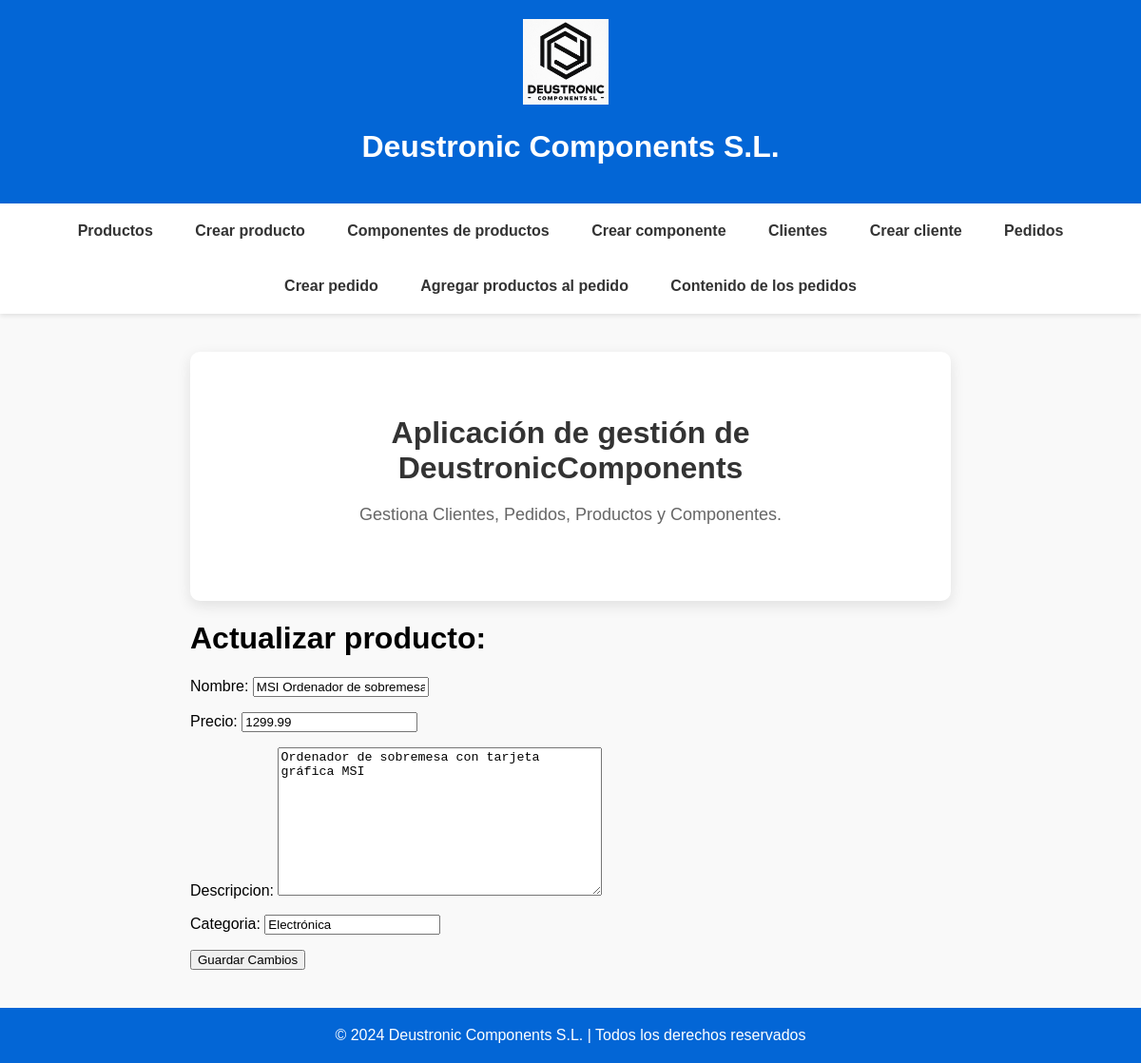
Before: /appDeustronicComponents/producto/4/update/ with the older database file.
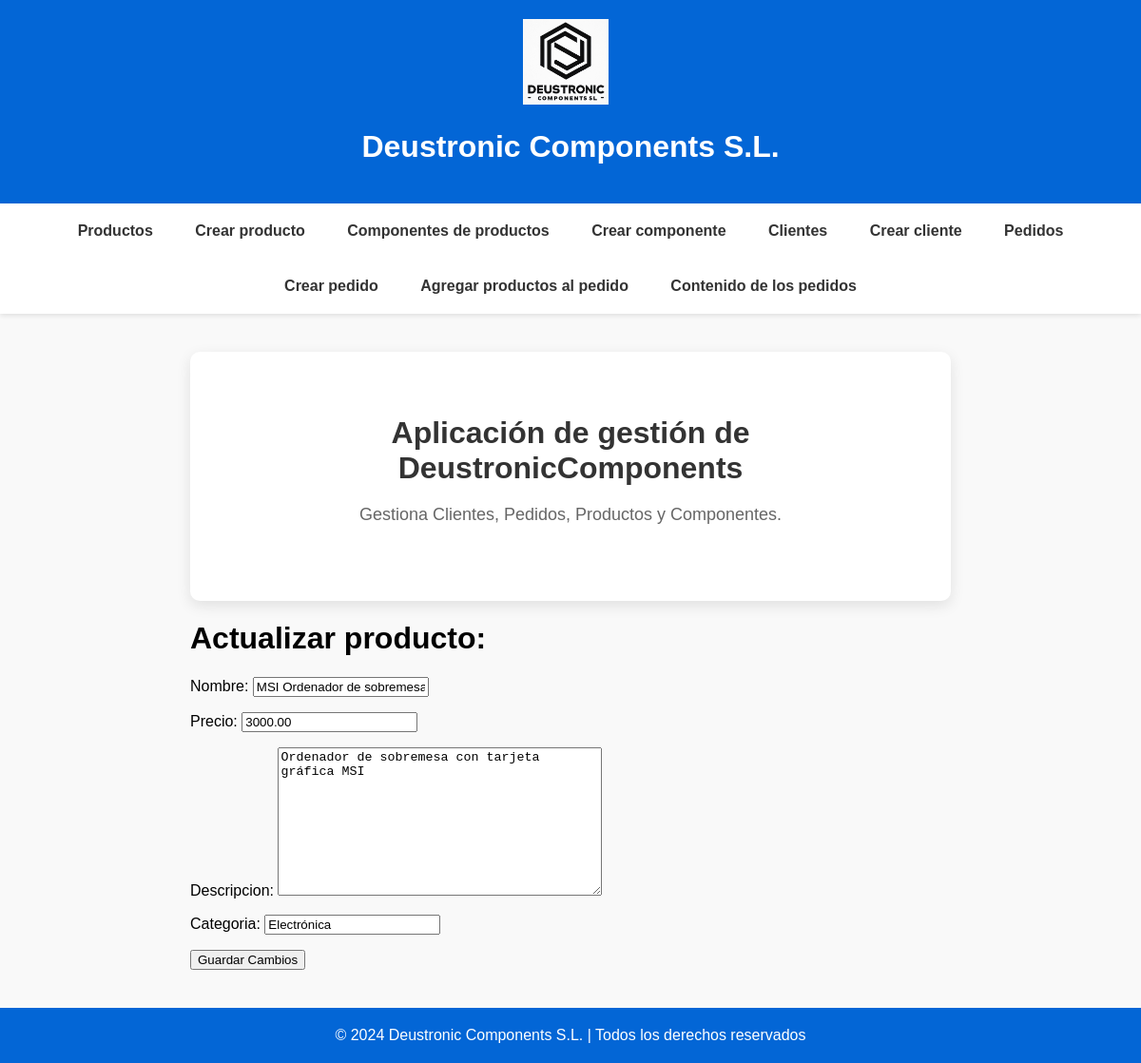
After: the same page with the newer database file.
### appDeustronicComponents/models.py (models this page shows, shortened)
class Producto(models.Model):
    cod_ref_prod = models.CharField(max_length=100, primary_key=True)
    precio = models.DecimalField(max_digits=10, decimal_places=2)
    nombre = models.CharField(max_length=100)
    descripcion = models.TextField()
    categoria = models.CharField(max_length=100)
    componente = models.ManyToManyField(Componente)
    created = models.DateTimeField(auto_now_add=True)
    updated = models.DateTimeField(auto_now=True)
    class Meta:
        verbose_name_plural = "productos"
        verbose_name = "producto"
        ordering = ["-created"]

### appDeustronicComponents/views.py (the view, shortened to what this page needs)
# urls.py: path('producto/<str:pk>/update/', ProductoUpdateView.as_view(), name='producto_update'),
class ProductoUpdateView(UpdateView):
    model = Producto
    form_class = ProductoFormUpdate
    template_name = 'appDeustronicComponents/producto_update.html'
    success_url = reverse_lazy('index')
    def get(self, request, *args, **kwargs):
        pk = self.kwargs.get('pk')
        producto = get_object_or_404(Producto, pk=pk)
        formulario = ProductoFormUpdate(instance=producto)
        context = {
            'formulario': formulario,
            'producto': producto
        }
        return render(request, self.template_name, context)

### appDeustronicComponents/forms.py
class ProductoFormUpdate(forms.ModelForm):
    class Meta:
        model = Producto
        fields = ['nombre', 'precio', 'descripcion', 'categoria']

### templates/appDeustronicComponents/producto_update.html (shortened to what this page needs)
{% extends 'base.html' %}
{% block contenido %}
  <h1>Actualizar producto: {{ producto.cod_ref_ped }}</h1>
  <form method="post">
    {{ formulario.as_p }}
    <button type="submit">Guardar Cambios</button>
  </form>
{% endblock %}

Changed rows visible on the page:
changed Producto "MSI Ordenador de sobremesa": precio "1299.99" → "3000.00"
